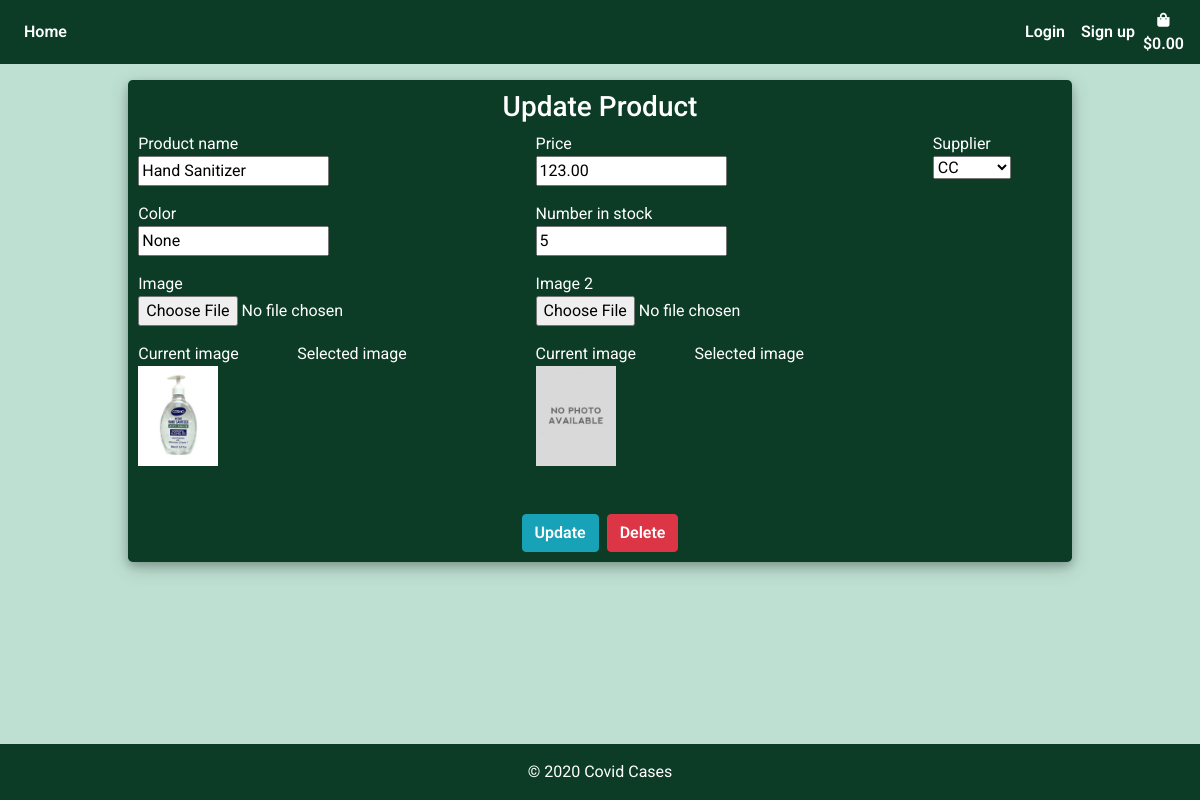
The page /update/14/ on the database as committed earlier.
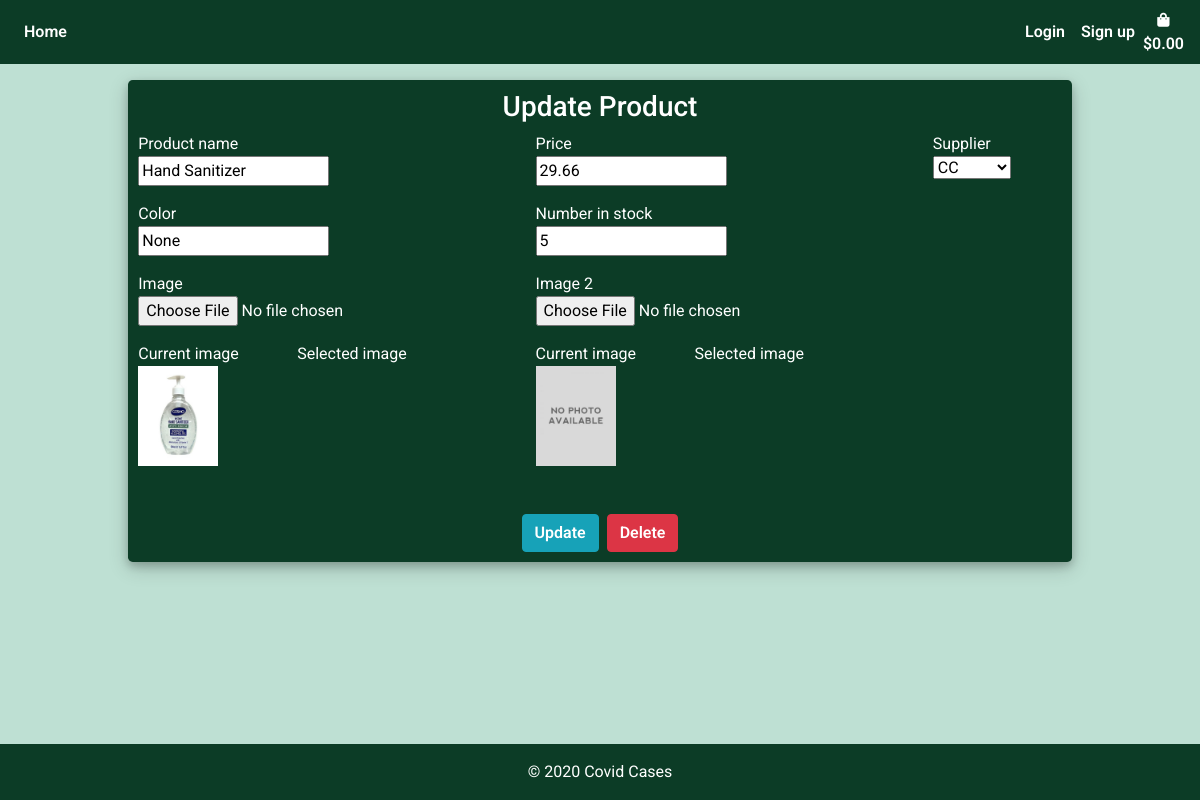
The same page on the database as committed later.
### products/models.py (models this page shows, shortened)
class Product(models.Model):
    product_name = models.CharField(max_length=settings.CONST_PROFILE_ATTR)
    color = models.CharField(max_length=settings.CONST_PROFILE_ATTR)
    price = models.DecimalField(max_digits=6, decimal_places=2)
    image = ResizedImageField(size=[400, 500], crop=['middle', 'center'],quality=100, upload_to='', default='noimage.jpeg')
    image_2 = ResizedImageField(size=[400, 500], crop=['middle', 'center'],quality=100, upload_to='', default='noimage.jpeg', null=True)
    number_in_stock = models.IntegerField(null=True , editable=True, default=0)
    is_active = models.BooleanField(default=True, null=True)
    created_by = models.CharField(max_length=settings.CONST_PROFILE_ATTR, null=True)
    created_date = models.TimeField(auto_now_add=True, null=True)
    supplier = models.ForeignKey(Supplier, on_delete=models.CASCADE, null=True)

### products/views.py (the view)
# urls.py: path('update/<int:id>/', views.update_product, name="update_product"),
def update_product(request, id):
    product = Product.objects.get(id=id)
    if request.method == "POST":
        form = ProductForm(request.POST, request.FILES, instance=product)
        if form.is_valid():
            form.save()
            return redirect(reverse("products"))
    else:
        form = ProductForm(request.POST or None, instance=product)
    context = {
        "form": form,
        "product": product,
    }
    return render(request, "products/products_form.html", context)

### products/forms.py
class ProductForm(forms.ModelForm):
    image = forms.ImageField(required=False, widget=forms.FileInput)
    image_2 = forms.ImageField(required=False, widget=forms.FileInput)
    supplier = forms.ModelChoiceField(queryset=Supplier.objects.all(), label='Supplier', widget=forms.Select)
    use_required_attribute = False
    class Meta:
        model = Product
        fields = ["product_name", "color",
        "price","image", "image_2", "number_in_stock", "supplier"]
    def __init__(self, *args, **kwargs):
        super(ProductForm, self).__init__(*args, **kwargs)
        for fieldname in ["product_name", "color",
        "price","image", "image_2", "number_in_stock", "supplier"]:
            self.fields[fieldname].helper = FormHelper()

### products/models.py (called while the page is built)
    def __str__(self):
        return self.supplier_name

### products/templates/products/products_form.html (shortened to what this page needs)
{% extends 'base.html'%}
{% load static %}
{% load crispy_forms_tags %}
{% block content %}
    <div class="container h-100 mt-3">
		<div class="justify-content-center h-100">
			<div class="product_card">
				<div class="justify-content-center">
					{% if product %}
                        <h3 class="text-center">Update Product</h3>
                    {% else %}
                        <h3 class="text-center">Add Product</h3>
                    {% endif %}
				</div>
				<div class="justify-content-center form_container">
					<form class="form-group mx-auto" method="POST" action="" enctype="multipart/form-data">
                            <div class="row">
                                <div class="col-md-5 mb-3">
                                    {{ form.product_name.label }}
                                    <br>
                                    {{ form.product_name }}
                                </div>
                                <div class="col-md-5 mb-3">
                                    {{ form.price.label }}
                                    <br>
                                    {{ form.price }}
                                </div>
                                <div class="col-md-2 mb-3">
                                    {{ form.supplier.label }}
                                    <br>
                                    {{ form.supplier }}
                                </div>
                            </div>
                            <div class="row">
                                <div class="col-md-5 mb-3">
                                    {{ form.color.label }}
                                    <br>
                                    {{ form.color }}
                                </div>
                                <div class="col-md-4 mb-3">
                                    {{ form.number_in_stock.label }}
                                    <br>
                                    {{ form.number_in_stock }}
                                </div>
                            </div>
                            <div class="row">
                                <div class="col-md-5 mb-3">
                                    {{ form.image.label }}
                                    <br>
                                    {{ form.image }}
                                </div>
                                <div class="col-md-5 mb-3">
                                    {{ form.image_2.label }}
                                    <br>
                                    {{ form.image_2 }}
                                </div>
                            </div>
                            <div class="row">
                                <div class="col-md-2 mb-3">
                                    <h8>Current image</h8>
                                    <br>
                                    <img class="img-fluid" style="height:6.25rem;" src="{{ form.instance.image.url }}" />
                                </div>
                                <div class="col-md-3 mb-3">
                                    <h8>Selected image</h8>
                                    <br>
                                </div>
                                <div class="col-md-2 mb-3">
                                    <h8>Current image</h8>
                                    <br>
                                    <img class="img-fluid" style="height:6.25rem;" src="{{ form.instance.image_2.url }}" />
                                </div>
                                <div class="col-md-3 mb-3">
                                    <h8>Selected image</h8>
                                    <br>
                                </div>
                            </div>
                            <div class="row">
                            </div>
						</div>
                        <div class="d-flex justify-content-center mt-3 product_container">
                            {% if product %}
                                <button class="btn btn-info" type="submit">Update</button>
                                <a class="btn btn-danger ml-2" data-toggle="modal" data-target="#deleteProduct">Delete</a>
                            {% else %}
                                <button class="btn btn-success" type="submit">Add</button>
                            {% endif %}
                        </div>
				</div>
		</div>
	</div>
{% endblock %}

### templates/base.html (shortened to what this page needs)
{% load static %}
<!DOCTYPE html>
<html lang="en">
<head>
    {% block corecss %}
    <link rel="stylesheet" href="https://stackpath.bootstrapcdn.com/bootstrap/4.5.2/css/bootstrap.min.css"
>
    <link rel="stylesheet" href="https://use.fontawesome.com/releases/v5.6.1/css/all.css">
    <link rel="stylesheet" href="{% static 'css/base.css' %}">
    {% endblock %}
</head>
<body>
    <nav class="navbar navbar-expand-md navbar-light navbar-bg" style="height:100%;">
        <div class="collapse navbar-collapse" id="navbarCollapse">
            <div class="navbar-nav">
                <a href="{% url 'products' %}" class="nav-item nav-link active">Home</a>
            </div>
            <div class="navbar-nav ml-auto">
                {% if user.is_authenticated %}
                    <span class="nav-item hello-msg">Hello, {{ request.user }}</span>
                    <a href="{% url 'logout_user' %}" class="nav-item nav-link">Logout</a>
                {% else %}
                    <a href="{% url 'login_page' %}" class="nav-item nav-link">Login</a>
                    <a href="{% url 'sign_up' %}" class="nav-item nav-link">Sign up</a>
                {% endif%}
                <a class="d-none d-md-inline-block d-lg-inline-block d-xl-inline-block {% if grand_total %} font-weight-bold{% else %}text-black{% endif %} nav-link nav-item"
                        href="{% url 'view_bag' %}" style="padding:0;">
                        <div class="text-center ">
                            <div><i class="fas fa-shopping-bag fa-sm"></i></div>
                            <p class="mt-0 px-0" style="margin:0;">
                                {% if request.session.grand_total %}
                                    ${{ request.session.grand_total |floatformat:2 }}
                                {% else %}
                                    $0.00
                                {% endif %}
                            </p>
                        </div>
                    </a>
            </div>
        </div>
    </nav>
    {% block content %}
    {% endblock%}
    <footer class="page-footer font-small fixed-bottom">
        <div class="footer-copyright text-center py-3">
            © 2020 <span>Covid Cases</span>
        </div>
    </footer>
</body>
</html>

### static/css/base.css (style rules this page uses)
body { background-color: #bee0d3; color: #0C3C26; font-family: 'Roboto', sans-serif; margin: 0; padding: 0; padding-bottom: 3.75rem; margin: 0 0 2.5rem; }
html { position: relative; min-height: 100%; }
.navbar-bg { background-color: #0C3C26; }
a { color: #fff; }
.btn { font-weight: 600; }
.navbar-light .navbar-nav .nav-link.active { color: #fff; font-weight: 600; }
.navbar-light .navbar-nav .nav-link { color: #fff; font-weight: 600; margin: auto; }
.page-footer { background: #0C3C26; width: 100%; color: #fff; position: absolute; }
a { color: #fff; font-weight: 600; }
.login_container, .product_container, .purchase_container { padding: 0 2rem; }
.product_card { background: #0C3C26; color: #fff; width: 85%; margin-top: 2%; margin: auto; justify-content: center; padding: 0.625rem; box-shadow: 0 0.25rem 0.5rem 0 rgba(0, 0, 0, 0.2), 0 0.375rem 1.25rem 0 rgba(0, 0, 0, 0.19); border-radius: 0.3rem; }

Rows that differ between the two databases and show on the page:
changed Product "Hand Sanitizer": price "123.00" → "29.66"
